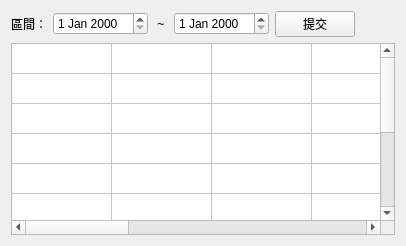
      <widget class="QWidget" name="tab_7">
       <attribute name="title">
        <string>融資融券</string>
       </attribute>
       <layout class="QVBoxLayout" name="verticalLayout_13">
        <item>
         <layout class="QHBoxLayout" name="horizontalLayout_3">
          <item>
           <widget class="QLabel" name="label_12">
            <property name="text">
             <string>區間：</string>
            </property>
           </widget>
          </item>
          <item>
           <widget class="QDateEdit" name="dateEdit"/>
          </item>
          <item>
           <widget class="QLabel" name="label_13">
            <property name="sizePolicy">
             <sizepolicy hsizetype="Fixed" vsizetype="Fixed">
              <horstretch>0</horstretch>
              <verstretch>0</verstretch>
             </sizepolicy>
            </property>
            <property name="text">
             <string> ~ </string>
            </property>
           </widget>
          </item>
          <item>
           <widget class="QDateEdit" name="dateEdit_2"/>
          </item>
          <item>
           <widget class="QPushButton" name="pushButton_4">
            <property name="text">
             <string>提交</string>
            </property>
           </widget>
          </item>
          <item>
           <spacer name="horizontalSpacer_4">
            <property name="orientation">
             <enum>Qt::Horizontal</enum>
            </property>
            <property name="sizeHint" stdset="0">
             <size>
              <width>40</width>
              <height>20</height>
             </size>
            </property>
           </spacer>
          </item>
         </layout>
        </item>
        <item>
         <layout class="QVBoxLayout" name="verticalLayout_12">
          <item>
           <widget class="QTableWidget" name="tableWidget_5">
            <property name="rowCount">
             <number>10</number>
            </property>
            <property name="columnCount">
             <number>10</number>
            </property>
            <attribute name="horizontalHeaderVisible">
             <bool>false</bool>
            </attribute>
            <attribute name="verticalHeaderVisible">
             <bool>false</bool>
            </attribute>
            <row/>
            <row/>
            <row/>
            <row/>
            <row/>
            <row/>
            <row/>
            <row/>
            <row/>
            <row/>
            <column/>
            <column/>
            <column/>
            <column/>
            <column/>
            <column/>
            <column/>
            <column/>
            <column/>
            <column/>
           </widget>
          </item>
         </layout>
        </item>
       </layout>
      </widget>
